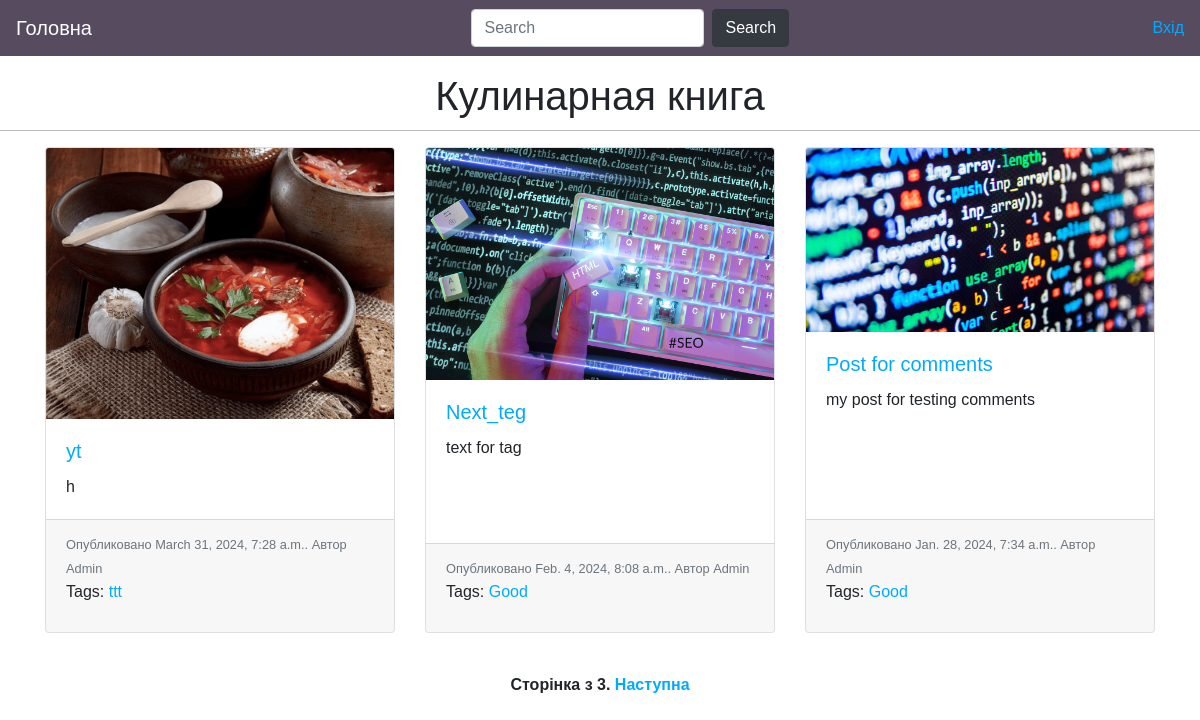
Screenshot of /blog/ with the database file from the repository.
### blog/models.py (models this page shows, shortened)
class Post(models.Model):
    STATUS_CHOISES=(('draft','Draft'),('published','Published'),)
    title=models.CharField(max_length=250,verbose_name='Post name')
    slug=models.SlugField(max_length=250,unique_for_date='publish')
    author=models.ForeignKey(User,on_delete=models.CASCADE, related_name='blog_posts',verbose_name='Author')
    short_description=models.CharField(max_length=400,verbose_name='Description')
    tags=TaggableManager(blank=True)
    publish=models.DateTimeField(default=timezone.now,verbose_name='Publish date')
    created = models.DateTimeField(auto_now_add=True, verbose_name='Create date')
    updated = models.DateTimeField(auto_now=True, verbose_name='Update')
    status=models.CharField(max_length=10, choices=STATUS_CHOISES,default='draft')
    image=models.ImageField(upload_to='porodact_images/',verbose_name='Image',blank=False)
    class Meta:
        ordering=('-publish',)
    def get_absolut_url(self):
        return reverse('blog:post_detail',args=[self.publish.year,
                                                self.publish.month,
                                                self.publish.day,
                                                self.slug])

### blog/views.py (the view)
# urls.py: path('',views.post_list, name='post_list'),
def post_list(request, tag_slug=None):
    object_list = Post.objects.all()
    tag=None
    if tag_slug:
        tag=get_object_or_404(Tag,slug=tag_slug)
        object_list=object_list.filter(tags__in=[tag])
    paginator=Paginator(object_list,3)
    page=request.GET.get('page')
    try:
        posts=paginator.page(page)
    except PageNotAnInteger:
        posts=paginator.page(1)
    except EmptyPage:
        posts=paginator.page(paginator.num_pages)
    return render(request, 'blog/post/list.html', {'page': page,
                                                   'posts': posts,
                                                   'tag':tag})

### blog/templates/blog/post/list.html (shortened to what this page needs)
{%extends 'blog/base.html'%}
{%block content%}
    <h1 class="title text-center my-3">Кулинарная книга</h1>
    <div class="container">
        <div class="card-deck">
            {% for post in posts %}
                <div class="card">
                    <a href="{{ post.get_absolut_url }}">
                        <img src="{{ MEDIA_URL }}{{ post.image.url }}" class="card-img-top" alt="...">
                    </a>
                    <div class="card-body">
                        <a href="{{ post.get_absolut_url }}">
                            <h5 class="card-title">{{ post.title }}</h5>
                        </a>
                        <p class="card-text">{{ post.short_description }}</p>
                    </div>
                    <div class="card-footer">
                        <small class="text-muted">Опубликовано {{ post.publish }}. Автор {{ post.author }}</small>
                        <p>Tags:
                            {% for tag in post.tags.all%}
                            <a href="{% url 'blog:post_list_by_tag' tag.slug%}">
                                {{tag.name}}
                            </a>
                            {%endfor%}
                        </p>
                    </div>
                </div>
            {% endfor %}
        </div>
    </div>
{% include 'paginations.html' with page=posts %}
{%endblock%}

### blog/templates/blog/base.html (shortened to what this page needs)
{%load static%}
<!DOCTYPE html>
<html lang="en">
<head>
   <link rel="stylesheet" href="https://cdn.jsdelivr.net/npm/bootstrap@4.5.3/dist/css/bootstrap.min.css">
   <link rel="stylesheet" href="{% static 'css/style.css' %}">
</head>
<body>
   {% block navbar %}
     <nav class="navbar navbar-expand-lg navbar-dark ">
         <a class="navbar-brand" href="{% url 'blog:post_list'%}">Головна</a>
         <div class="collapse navbar-collapse justify-content-center" id="navbarSupportedContent">
             <form class="form-inline my-2 my-lg-0">
                 <input class="form-control mr-sm-2" type="search" placeholder="Search" aria-label="Search">
                 <button class="btn btn-dark my-2 my-sm-0" type="submit">Search</button>
             </form>
         </div>
         <div id="heder">
             <span class="user">
                 {% if request.user.is_authenticated %}
                 <a href="{% url 'blog:dashboard' %}" class="pr-3">
                     {{ request.user.first_name }}
                 </a>
                 <a href="{% url 'blog:logout' %}">Вихід</a>
             {% else %}
                 <a href="{% url 'blog:login' %}">Вхід</a>
             {% endif %}
             </span>
         </div>
     </nav>
   {% endblock %}
   {%block content%}{% endblock %}
</body>
</html>

### blog/templates/paginations.html (shortened to what this page needs)
<div class="pagination">
  <span class="step-links">
    <span class="current">
      Сторінка {{pade.number}} з {{page.paginator.num_pages}}.
    </span>
      {% if page.has_next %}
    <a href="?page={{page.next_page_number}}">Наступна</a>
    {%endif%}
  </span>
</div>

### blog/static/css/style.css (style rules this page uses)
body { margin:0; padding:0; font-family:helvetica, sans-serif; }
a { color:#00abff; text-decoration:none; }
h1 { font-weight:normal; border-bottom:1px solid #bbb; padding:0 0 10px 0; }
.pagination { margin: 40px auto; font-weight: bold; }
.step-links { margin:0 auto; }
nav { background-color: #574b60; }

### rows the page displays
Post: image (picture), title "yt", short_description "h", publish "March 31, 2024, 7:28 a.m.", author "Admin"
Tag: name "ttt"
Post: image (picture), title "Next_teg", short_description "text for tag", publish "Feb. 4, 2024, 8:08 a.m.", author "Admin"
Tag: name "Good"
Post: image (picture), title "Post for comments", short_description "my post for testing comments", publish "Jan. 28, 2024, 7:34 a.m.", author "Admin"

### other values shown
{{ page.paginator.num_pages }} "3"
